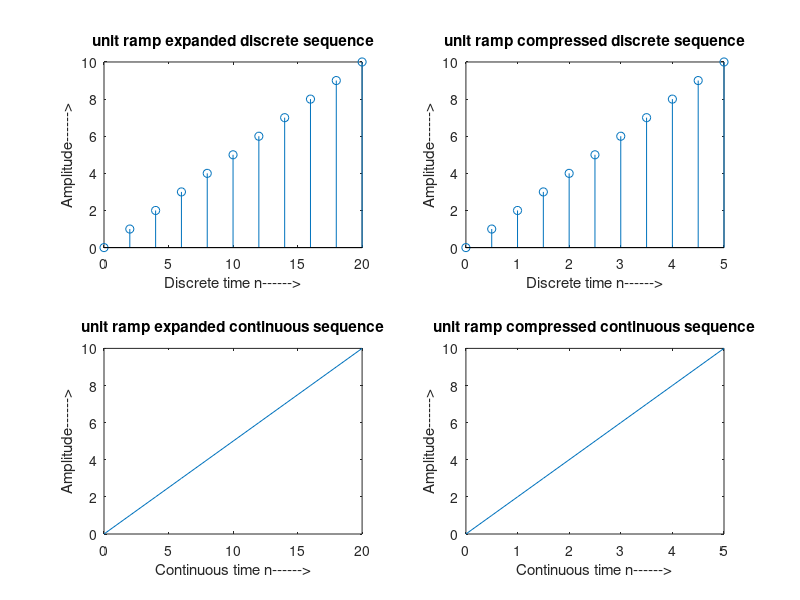

Write the MATLAB code that produced this figure.
% unit expanded ramp discrete sequence
n=0:1:10;
ramp=n;
subplot(2,2,1);
stem(n*2,ramp);
xlabel('Discrete time n------>');
ylabel('Amplitude------>');
title('unit ramp expanded discrete sequence');

% unit ramp compressed discrete sequence
n=0:1:10;
ramp=n;
subplot(2,2,2);
stem(n/2,ramp);
xlabel('Discrete time n------>');
ylabel('Amplitude------>');
title('unit ramp compressed discrete sequence');


% unit ramp expanded continuous sequence
n=0:1:10;
ramp=n;
subplot(2,2,3);
plot(n*2,ramp);
xlabel('Continuous time n------>');
ylabel('Amplitude------>');
title('unit ramp expanded continuous sequence');

% unit ramp compressed continuous sequence
n=0:1:10;
ramp=n;
subplot(2,2,4);
plot(n/2,ramp);
xlabel('Continuous time n------>');
ylabel('Amplitude------>');
title('unit ramp compressed continuous sequence');
